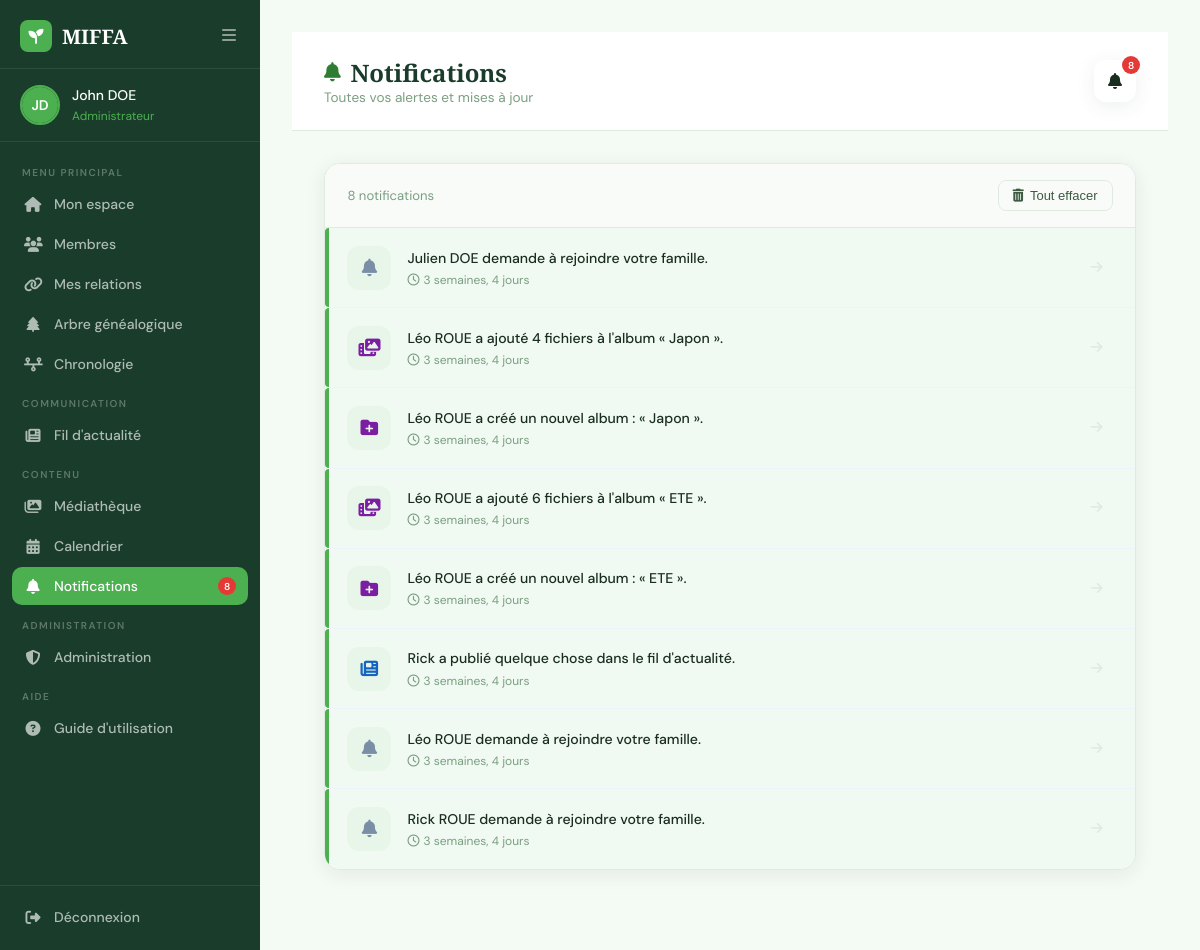
Page /accounts/notifications/ (signed in) on the committed database.
### accounts/models.py (models this page shows, shortened)
class User(AbstractUser):
    ROLE_CHOICES = (
        ('admin', 'Administrateur'),
        ('member', 'Membre'),
    )
    GENDER_CHOICES = (
        ('M', 'Homme'),
        ('F', 'Femme'),
    )
    email = models.EmailField(unique=True)
    first_name = models.CharField(max_length=150)
    last_name = models.CharField(max_length=150)
    role = models.CharField(max_length=20, choices=ROLE_CHOICES, default='member')
    photo = models.ImageField(upload_to='profiles/', null=True, blank=True)
    bio = models.TextField(blank=True)
    birth_date = models.DateField(default='2000-01-01')
    profession = models.CharField(max_length=150, blank=True)
    phone = models.CharField(max_length=20, blank=True)
    city = models.CharField(max_length=100, blank=True)
    gender = models.CharField(max_length=1, choices=GENDER_CHOICES)
    hide_email = models.BooleanField(default=False)
    hide_birth_date = models.BooleanField(default=False)
    hide_phone = models.BooleanField(default=False)
    hide_profession = models.BooleanField(default=False)
    hide_city = models.BooleanField(default=False)
    is_deceased = models.BooleanField(default=False)
    deceased_marked_by = models.ForeignKey(
        'self', on_delete=models.SET_NULL,
        null=True, blank=True,
        related_name='marked_deceased'
    )
    deceased_at = models.DateTimeField(null=True, blank=True)
    relation_to_family = models.CharField(max_length=100, blank=True, default='')
    family = models.ForeignKey(
        'Family',
        on_delete=models.SET_NULL,
        null=True, blank=True,
        related_name='members'
    )

class Notification(models.Model):
    TYPE_CHOICES = (
        ('relation_request', 'Demande de relation'),
        ('relation_accepted', 'Relation acceptée'),
        ('relation_rejected', 'Relation refusée'),
        ('join_approved', 'Adhésion approuvée'),
        ('new_post', 'Nouvelle publication'),
        ('new_comment', 'Nouveau commentaire'),
        ('new_like', 'Nouveau like'),
        ('new_event', 'Nouvel événement'),
        ('birthday', 'Anniversaire'),
        ('removal_vote', 'Vote de retrait'),
        ('removal_vote_target', 'Vote de retrait — vous concerne'),
    )
    user = models.ForeignKey('User', on_delete=models.CASCADE, related_name='notifications')
    type = models.CharField(max_length=30, choices=TYPE_CHOICES)
    message = models.CharField(max_length=255)
    link = models.CharField(max_length=200, blank=True)
    is_read = models.BooleanField(default=False)
    created_at = models.DateTimeField(auto_now_add=True)
    class Meta:
        ordering = ['-created_at']

### accounts/views.py (the view)
# urls.py: path('notifications/', views.notifications, name='notifications'),
@login_required
def notifications(request):
    notifs = Notification.objects.filter(user=request.user)
    return render(request, 'accounts/notifications.html', {'notifications': notifs})

### accounts/context_processors.py (called while the page is built)
def pending_relation_requests(request):
    if request.user.is_authenticated:
        relation_count = RelationRequest.objects.filter(to_user=request.user, status='pending').count()
        notif_count = Notification.objects.filter(user=request.user, is_read=False).count()
        return {
            'pending_relation_count': relation_count,
            'unread_notif_count': notif_count,
        }
    return {'pending_relation_count': 0, 'unread_notif_count': 0}

### accounts/templates/accounts/notifications.html (shortened to what this page needs)
{% load static %}
<!DOCTYPE html>
<html lang="fr">
<head>
    <link rel="stylesheet" href="https://cdnjs.cloudflare.com/ajax/libs/font-awesome/6.5.0/css/all.min.css">
    <link rel="stylesheet" href="{% static 'global.css' %}">
    <link rel="stylesheet" href="{% static 'accounts/css/dashboard.css' %}">
    <link rel="stylesheet" href="{% static 'accounts/css/notifications.css' %}">
</head>
<body>
<aside class="sidebar" id="sidebar">
    <div class="sidebar-header">
        <a href="{% url 'indexOfAccounts' %}" class="logo">
            <div class="logo-icon"><i class="fa-solid fa-seedling"></i></div>
            <span>MIFFA</span>
        </a>
        <button class="sidebar-toggle" onclick="toggleSidebar()">
            <i class="fa-solid fa-bars"></i>
        </button>
    </div>
    <div class="sidebar-user">
        <div class="user-avatar">
            {% if user.photo %}
            <img src="{{ user.photo.url }}" alt="{{ user.first_name }}">
            {% else %}
            <div class="avatar-placeholder">
                {{ user.first_name|first|upper }}{{ user.last_name|first|upper }}
            </div>
            {% endif %}
        </div>
        <div class="user-info">
            <span class="user-name">{{ user.first_name }} {{ user.last_name }}</span>
            <span class="user-role">{{ user.get_role_display }}</span>
        </div>
    </div>
    <nav class="sidebar-nav">
        <div class="nav-section-label">Menu principal</div>
        <a href="{% url 'dashboard' %}" class="nav-item">
            <i class="fa-solid fa-house"></i><span>Mon espace</span>
        </a>
        <a href="{% url 'members_list' %}" class="nav-item">
            <i class="fa-solid fa-users"></i><span>Membres</span>
        </a>
        <a href="{% url 'add_relation' %}" class="nav-item">
            <i class="fa-solid fa-link"></i>
            <span>Mes relations</span>
        </a>
        <a href="{% url 'family_tree' %}" class="nav-item">
            <i class="fa-solid fa-tree"></i><span>Arbre généalogique</span>
        </a>
        <a href="{% url 'timeline_view' %}" class="nav-item">
            <i class="fa-solid fa-timeline"></i><span>Chronologie</span>
        </a>
        <div class="nav-section-label">Communication</div>
        <a href="{% url 'news_feed' %}" class="nav-item">
            <i class="fa-solid fa-newspaper"></i><span>Fil d'actualité</span>
        </a>
        <div class="nav-section-label">Contenu</div>
        <a href="{% url 'media_library' %}" class="nav-item">
            <i class="fa-solid fa-images"></i><span>Médiathèque</span>
        </a>
        <a href="{% url 'calendar_view' %}" class="nav-item">
            <i class="fa-solid fa-calendar-days"></i><span>Calendrier</span>
        </a>
        <a href="{% url 'notifications' %}" class="nav-item active">
            <i class="fa-solid fa-bell"></i>
            <span>Notifications</span>
            {% if unread_notif_count %}
            <span class="notif-badge" style="position:relative;top:auto;right:auto;margin-left:auto;">
                {{ unread_notif_count }}
            </span>
            {% endif %}
        </a>
        {% if user.role == 'admin' %}
        <div class="nav-section-label">Administration</div>
        <a href="{% url 'admin_panel' %}" class="nav-item">
            <i class="fa-solid fa-shield-halved"></i><span>Administration</span>
        </a>
        {% endif %}
        <div class="nav-section-label">Aide</div>
        <a href="{% url 'user_guide' %}" class="nav-item">
            <i class="fa-solid fa-circle-question"></i>
            <span>Guide d'utilisation</span>
        </a>
    </nav>
    <div class="sidebar-footer">
        <a href="{% url 'deconnexion' %}" class="nav-item logout">
            <i class="fa-solid fa-right-from-bracket"></i><span>Déconnexion</span>
        </a>
    </div>
</aside>
<main class="main-content">
    <div class="notif-topbar">
        <div>
            <h1><i class="fa-solid fa-bell"></i> Notifications</h1>
            <p>Toutes vos alertes et mises à jour</p>
        </div>
        <div class="topbar-right">
            <a href="{% url 'notifications' %}" class="notif-btn" style="text-decoration:none;color:inherit;">
                <i class="fa-solid fa-bell"></i>
                {% if unread_notif_count %}
                <span class="notif-badge">{{ unread_notif_count }}</span>
                {% endif %}
            </a>
        </div>
    </div>
    <div class="notif-page">
        <div class="notif-list">
            {% if notifications %}
            <div class="notif-header-row" style="display:flex;justify-content:space-between;align-items:center;">
                <span class="notif-count">{{ notifications|length }} notification{{ notifications|length|pluralize }}</span>
                <form method="POST" action="{% url 'clear_notifications' %}"
                      onsubmit="return confirm('Supprimer toutes vos notifications ?');">
                    <button type="submit"
                            style="background:none;border:1px solid var(--border);color:var(--text-mid);padding:7px 14px;border-radius:8px;font-size:13px;font-weight:500;cursor:pointer;display:flex;align-items:center;gap:6px;transition:all 0.2s;">
                        <i class="fa-solid fa-trash-can"></i> Tout effacer
                    </button>
                </form>
            </div>
            {% for notif in notifications %}
            <a href="{% url 'mark_notification_read' notif.id %}"
               class="notif-item {% if not notif.is_read %}unread{% endif %}"
               style="text-decoration:none;">
                <div class="notif-icon">
                    {% if notif.type == 'relation_request' %}
                    <i class="fa-solid fa-link" style="color:#1F4E79;"></i>
                    {% elif notif.type == 'relation_accepted' %}
                    <i class="fa-solid fa-circle-check" style="color:#27ae60;"></i>
                    {% elif notif.type == 'relation_rejected' %}
                    <i class="fa-solid fa-circle-xmark" style="color:#e53935;"></i>
                    {% elif notif.type == 'join_approved' %}
                    <i class="fa-solid fa-house-chimney" style="color:#27ae60;"></i>
                    {% elif notif.type == 'new_post' %}
                    <i class="fa-solid fa-newspaper" style="color:#1565c0;"></i>
                    {% elif notif.type == 'new_event' %}
                    <i class="fa-solid fa-calendar-days" style="color:#e67e22;"></i>
                    {% elif notif.type == 'birthday' %}
                    <i class="fa-solid fa-cake-candles" style="color:#7b1fa2;"></i>
                    {% elif notif.type == 'new_like' %}
                    <i class="fa-solid fa-heart" style="color:#e53935;"></i>
                    {% elif notif.type == 'new_comment' %}
                    <i class="fa-solid fa-comment" style="color:#1565c0;"></i>
                    {% elif notif.type == 'new_album' %}
                    <i class="fa-solid fa-folder-plus" style="color:#7b1fa2;"></i>
                    {% elif notif.type == 'new_media' %}
                    <i class="fa-solid fa-photo-film" style="color:#7b1fa2;"></i>
                    {% elif notif.type == 'removal_vote' %}
                    <i class="fa-solid fa-vote-yea" style="color:#c2185b;"></i>
                    {% elif notif.type == 'removal_vote_target' %}
                    <i class="fa-solid fa-triangle-exclamation" style="color:#e67e22;"></i>
                    {% else %}
                    <i class="fa-solid fa-bell" style="color:#7a8fa6;"></i>
                    {% endif %}
                </div>
                <div class="notif-content">
                    <p>{{ notif.message }}</p>
                    <small><i class="fa-regular fa-clock"></i> {{ notif.created_at|timesince }}</small>
                </div>
                <div class="notif-link">
                    <i class="fa-solid fa-arrow-right"></i>
                </div>
            </a>
            {% endfor %}
            {% else %}
            <div class="empty-state">
                <i class="fa-solid fa-bell-slash"></i>
                <p>Aucune notification pour le moment</p>
            </div>
            {% endif %}
        </div>
    </div>
</main>
</body>
</html>

### static/global.css (style rules this page uses)
:root { --green-deep: #1a3d2b; --green-mid: #2e7d32; --green-soft: #4caf50; --green-light: #e8f5e9; --green-pale: #f4faf4; --cream: #fdfaf5; --text-dark: #1a2e1f; --text-mid: #3d5a42; --text-light: #7a9e80; --white: #ffffff; --red: #e53935; --border: #c8e6c9; --shadow: 0 8px 32px rgba(26,61,43,0.12); }
* { margin: 0; padding: 0; box-sizing: border-box; }
html { scroll-behavior: smooth; }
body { font-family: 'DM Sans', sans-serif; background: var(--cream); color: var(--text-dark); overflow-x: hidden; }
.logo { display: flex; align-items: center; gap: 10px; font-family: 'Playfair Display', serif; font-size: 24px; font-weight: 700; color: var(--green-deep); text-decoration: none; }
.logo-icon { width: 38px; height: 38px; background: var(--green-mid); border-radius: 10px; display: flex; align-items: center; justify-content: center; color: white; font-size: 18px; }

### accounts/static/accounts/css/dashboard.css (style rules this page uses)
:root { --green-deep: #1a3d2b; --green-mid: #2e7d32; --green-soft: #4caf50; --green-light: #e8f5e9; --green-pale: #f4faf4; --cream: #fdfaf5; --text-dark: #1a2e1f; --text-mid: #3d5a42; --text-light: #7a9e80; --white: #ffffff; --red: #e53935; --border: #e0ebe0; --shadow: 0 4px 20px rgba(26,61,43,0.08); --sidebar-w: 260px; }
* { margin: 0; padding: 0; box-sizing: border-box; }
body { font-family: 'DM Sans', sans-serif; background: var(--green-pale); color: var(--text-dark); display: flex; min-height: 100vh; }
.sidebar { width: var(--sidebar-w); background: var(--green-deep); display: flex; flex-direction: column; position: fixed; top: 0; left: 0; bottom: 0; z-index: 100; transition: width 0.3s; overflow: hidden; }
.sidebar-header { display: flex; align-items: center; justify-content: space-between; padding: 20px 20px 16px; border-bottom: 1px solid rgba(255,255,255,0.08); }
.logo { display: flex; align-items: center; gap: 10px; font-family: 'Playfair Display', serif; font-size: 20px; font-weight: 700; color: white; text-decoration: none; }
.logo-icon { width: 32px; height: 32px; background: var(--green-soft); border-radius: 8px; display: flex; align-items: center; justify-content: center; font-size: 15px; color: white; flex-shrink: 0; }
.sidebar-toggle { background: none; border: none; color: rgba(255,255,255,0.5); cursor: pointer; font-size: 16px; padding: 4px; transition: color 0.2s; }
.sidebar-user { display: flex; align-items: center; gap: 12px; padding: 16px 20px; border-bottom: 1px solid rgba(255,255,255,0.08); }
.user-avatar { width: 40px; height: 40px; border-radius: 50%; overflow: hidden; flex-shrink: 0; border: 2px solid var(--green-soft); }
.avatar-placeholder { width: 100%; height: 100%; background: var(--green-soft); display: flex; align-items: center; justify-content: center; color: white; font-size: 14px; font-weight: 600; }
.user-info { overflow: hidden; }
.user-name { display: block; font-size: 14px; font-weight: 500; color: white; white-space: nowrap; overflow: hidden; text-overflow: ellipsis; }
.user-role { font-size: 12px; color: var(--green-soft); }
.sidebar-nav { flex: 1; padding: 12px 12px; overflow-y: auto; }
.nav-section-label { font-size: 10px; font-weight: 600; letter-spacing: 1.5px; text-transform: uppercase; color: rgba(255,255,255,0.3); padding: 12px 10px 6px; white-space: nowrap; }
.nav-item { display: flex; align-items: center; gap: 12px; padding: 10px 12px; border-radius: 10px; color: rgba(255,255,255,0.65); text-decoration: none; font-size: 14px; font-weight: 500; transition: all 0.2s; margin-bottom: 2px; white-space: nowrap; }
.nav-item i { font-size: 15px; flex-shrink: 0; width: 18px; text-align: center; }
.nav-item.active { background: var(--green-soft); color: white; }
.sidebar-footer { padding: 12px; border-top: 1px solid rgba(255,255,255,0.08); }
.main-content { margin-left: var(--sidebar-w); flex: 1; padding: 32px; transition: margin-left 0.3s; min-height: 100vh; }
.notif-btn { position: relative; width: 42px; height: 42px; background: var(--white); border-radius: 12px; display: flex; align-items: center; justify-content: center; cursor: pointer; box-shadow: var(--shadow); color: var(--text-mid); font-size: 16px; }
.notif-badge { position: absolute; top: -4px; right: -4px; width: 18px; height: 18px; background: var(--red); color: white; border-radius: 50%; font-size: 10px; display: flex; align-items: center; justify-content: center; font-weight: 600; }

### rows in the picture
User: first_name|first "J", last_name|first "D", first_name "John", last_name "DOE", role "Administrateur"
Notification: type "new_join_request" (drawn), message "Julien DOE demande à rejoindre votre famille.", created_at "3 semaines, 4 jours"
Notification: type "new_media" (drawn), message "Léo ROUE a ajouté 4 fichiers à l'album « Japon ».", created_at "3 semaines, 4 jours"
Notification: type "new_album" (drawn), message "Léo ROUE a créé un nouvel album : « Japon ».", created_at "3 semaines, 4 jours"
Notification: type "new_media" (drawn), message "Léo ROUE a ajouté 6 fichiers à l'album « ETE ».", created_at "3 semaines, 4 jours"
Notification: type "new_album" (drawn), message "Léo ROUE a créé un nouvel album : « ETE ».", created_at "3 semaines, 4 jours"
Notification: type "new_post" (drawn), message "Rick a publié quelque chose dans le fil d'actualité.", created_at "3 semaines, 4 jours"
Notification: type "new_join_request" (drawn), message "Léo ROUE demande à rejoindre votre famille.", created_at "3 semaines, 4 jours"
Notification: type "new_join_request" (drawn), message "Rick ROUE demande à rejoindre votre famille.", created_at "3 semaines, 4 jours"

### other values in the picture
{{ unread_notif_count }} "8"
{{ notifications|length }} "8"
